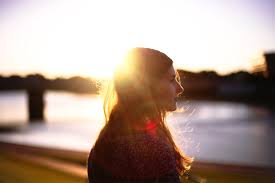
#> input picture images.png, 275 x 183 px
$ python -i contrast.py   (imports and definitions only)
#> lines starting #> are read from the running program, lines starting #| are printed output that depends on the picture
"""
Contrast enhancement and histogram analysis tools
"""

import numpy as np
import cv2
from scipy import ndimage


class ContrastEnhancement:
    """Various contrast enhancement techniques"""

    @staticmethod
    def histogram_equalization(image):
        """
        Apply histogram equalization to enhance contrast

        Args:
            image: Input image (RGB)

        Returns:
            Contrast-enhanced image
        """
        if len(image.shape) == 3:
            # Convert to YCrCb and equalize Y channel
            ycrcb = cv2.cvtColor(image, cv2.COLOR_RGB2YCrCb)
#> ycrcb: shape (183, 275, 3); mean of channels 0, 1, 2 159.2, 138.8, 119.1
            ycrcb[:, :, 0] = cv2.equalizeHist(ycrcb[:, :, 0])
#> ycrcb: shape (183, 275, 3); mean of channels 0, 1, 2 131.8, 138.8, 119.1
            result = cv2.cvtColor(ycrcb, cv2.COLOR_YCrCb2RGB)
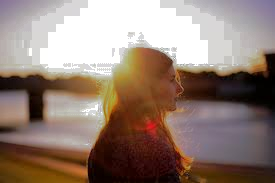
#> result: shape (183, 275, 3); mean R, G, B 146.9, 127.1, 116.1
        else:
            result = cv2.equalizeHist(image)

        return result

    # [155 lines left out: functions adaptive_histogram_equalization, gamma_correction, linear_contrast_stretch, sigmoid_contrast, local_contrast_enhancement, auto_contrast, not called in this run]


class HistogramAnalysis:
    """Histogram analysis and visualization tools"""

    # [204 lines left out: functions compute_histogram, analyze_histogram, create_histogram_image, detect_glare_from_histogram, suggest_contrast_adjustment, not called in this run]

>>> import cv2
>>> picture = cv2.cvtColor(cv2.imread('../../images.png'), cv2.COLOR_BGR2RGB)
>>> result = ContrastEnhancement().histogram_equalization(picture)
